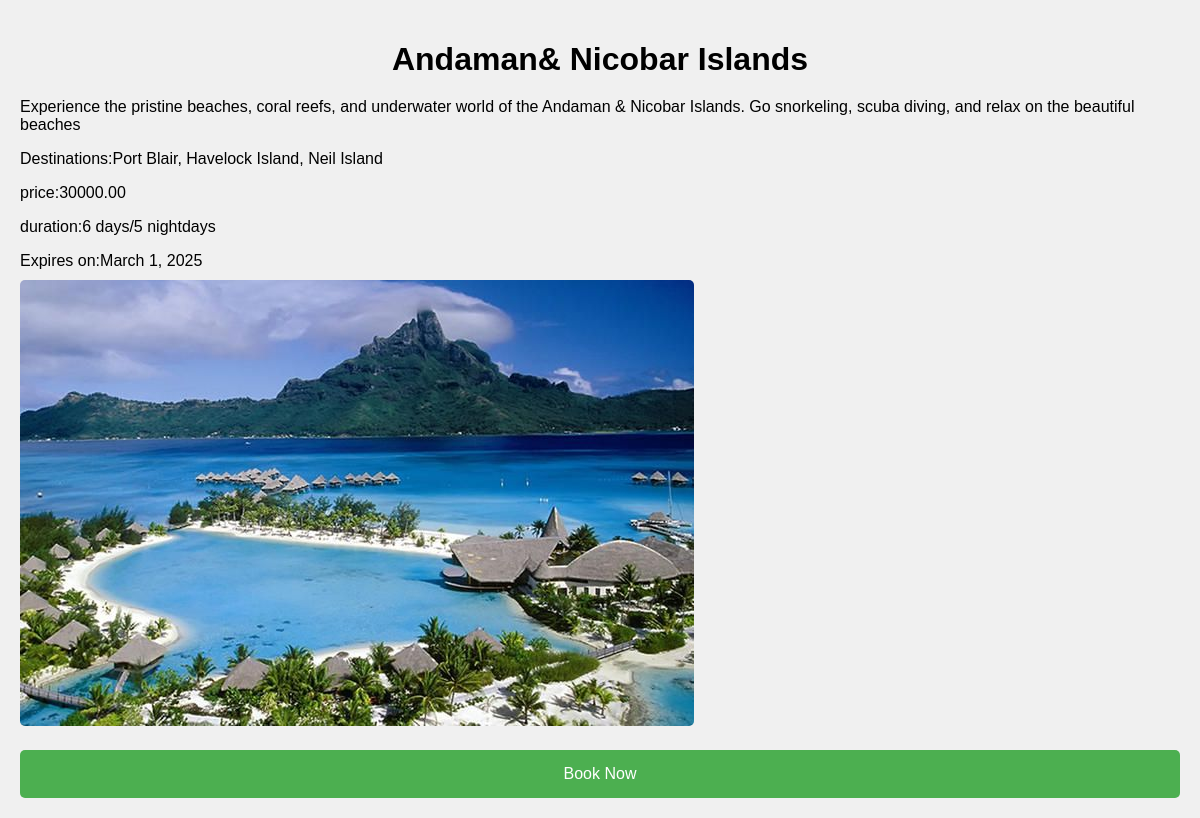
The page /package_details/11/ on the database its author committed.
### web/models.py (models this page shows)
class TourPackage(models.Model):
    vendor= models.ForeignKey( User,on_delete=models.CASCADE ,null=True, default=0)
    name= models.CharField(max_length=255 ,default=0 )
    description= models.TextField(default=0)
    destination= models.CharField(max_length=255, default=0)
    price = models.DecimalField(max_digits=10,decimal_places=2 ,default=0)
    duration= models.CharField (max_length=50 , default=0)
    image= models.ImageField(upload_to='gallary', default=0)
    approved=models.BooleanField(default=False, null=True  )
    is_top_package =models.BooleanField(default=False)
    is_budget_friendly =models.BooleanField(default=False)
    available =models.BooleanField(default=True)
    expiry_date =models.DateField(help_text='Last date This package is available',null=True,blank=True, default=None)

### web/views.py (the view)
# urls.py: path('package_details/<int:pk>/', v.package_details, name='package_details'),
def package_details(request,pk):
    package=get_object_or_404(TourPackage,pk=pk)
    return render(request,'package_details.html',{'package':package})

### web/templates/package_details.html (shortened to what this page needs)
<!DOCTYPE html>
<html lang="en">
<head>
</head>
<body>
    <h1>{{package.name}}</h1>
    <p>{{package.description}} </p>
    <p>Destinations:{{package.destination}}</p>
    <p>price:{{package.price}}</p>
    <p>duration:{{package.duration}}days </p>
    <p>Expires on:{{package.expiry_date}}</p>
    {% if package.image %}
    <img src="{{package.image.url}}" alt="{{package.name}}">
    {% endif%}
    <a href="{%url 'book_package' package.id%}">Book Now</a>
</body>
</html>

### web/templates/package_details.html (style rules this page uses)
body { font-family: sans-serif; margin: 0; padding: 20px; background-color: #f0f0f0; }
h1 { text-align: center; margin-bottom: 20px; }
p { margin-bottom: 10px; }
img { max-width: 100%; height: auto; margin-bottom: 20px; border-radius: 5px; }
a { display: block; text-align: center; background-color: #4caf50; color: white; padding: 15px 30px; text-decoration: none; border-radius:5px; }

### rows shown on the page
TourPackage: name "Andaman& Nicobar Islands", description "Experience the pristine beaches, coral reefs, and underwater world of the Andaman & Nicobar Islands. Go snorkeling, scuba diving, and relax on the beautiful beaches", destination "Port Blair, Havelock Island, Neil Island", price "30000.00", duration "6 days/5 night", expiry_date "March 1, 2025", image (picture)
